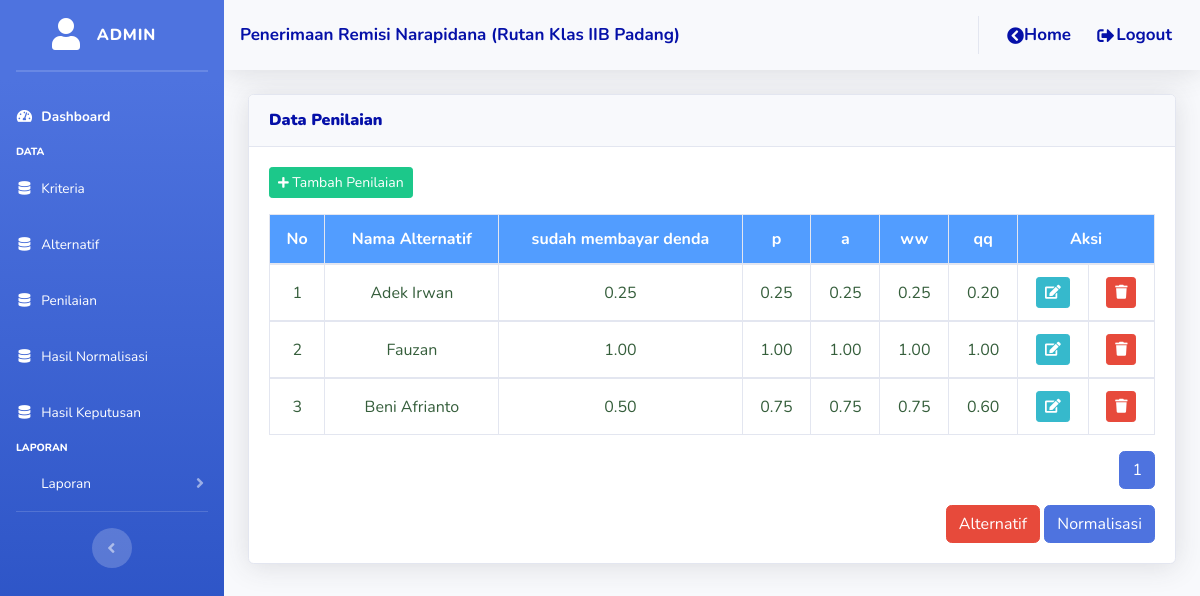
Screenshot of /admin_blok/proses/data_penilaian.php?idp=12 (signed in) with the database file from the repository.
### tables this page shows
CREATE TABLE `tbl_kriteria` (
  `id_kriteria` int(11) NOT NULL,
  `id_periode` int(11) NOT NULL,
  `nama_kriteria` varchar(255) NOT NULL,
  `jenis_kriteria` varchar(255) NOT NULL,
  `bobot` double(4,2) NOT NULL
);

CREATE TABLE `tbl_penilaian` (
  `id_penilaian` int(11) NOT NULL,
  `id_alternatif` varchar(15) NOT NULL,
  `id_subkriteria` int(11) NOT NULL,
  `id_periode` int(11) NOT NULL
);

CREATE TABLE `tbl_alternatif` (
  `id_alternatif` varchar(15) NOT NULL,
  `nama` varchar(255) NOT NULL,
  `tanggal_lahir` date NOT NULL,
  `jenis_kelamin` varchar(15) NOT NULL,
  `jenis_kejahatan` varchar(255) NOT NULL,
  `tanggal_mulai_ditahan` date NOT NULL,
  `lama_pidana` varchar(20) NOT NULL,
  `id_blok` int(11) NOT NULL,
  `id_periode` int(11) NOT NULL
);

CREATE TABLE `tbl_subkriteria` (
  `id_subkriteria` int(11) NOT NULL,
  `id_kriteria` int(11) NOT NULL,
  `ket` varchar(255) NOT NULL,
  `nbobot` double(4,2) NOT NULL
);

### admin_blok/proses/data_penilaian.php (the view, shortened to what this page needs)
<?php
include('style/header.php');
include('style/sidebar.php');
$id_periode = $_GET['idp'];
?>
<div class="container-fluid">
	<div class="card shadow mt-3 mb-3">
		<div class="card-header py-3">
			<h6 class="m-0 font-weight-bold" style="color: #0510a8"><b>Data Penilaian</b></h6>
		</div>
		<div class="card-body">
			<?php
			include("../../config/koneksi.php");
			?>
			<?php
			$itemsPerPage = 10;
			$totalData = mysqli_num_rows(mysqli_query($konek, "SELECT a.* FROM tbl_penilaian a JOIN tbl_alternatif b ON a.id_alternatif = b.id_alternatif WHERE a.id_periode = '$idp' GROUP BY a.id_alternatif"));
			$totalPages = ceil($totalData / $itemsPerPage);
			$currentPage = isset($_GET['page']) ? intval($_GET['page']) : 1;
			$offset = ($currentPage - 1) * $itemsPerPage;
			$sql = mysqli_query($konek, "SELECT * FROM tbl_penilaian a JOIN tbl_alternatif b ON a.id_alternatif = b.id_alternatif WHERE a.id_periode = '$idp' GROUP BY a.id_alternatif LIMIT $offset, $itemsPerPage");
			$no = $offset + 1;
			?>
			<button class="btn btn-sm btn-success mb-3" data-toggle="modal" data-target="#tambah_pelanggan"><i class="fas fa-plus fa-sm"></i> Tambah Penilaian</button>
			<div class="table-responsive">
				<table class="table table-bordered" width="100%">
					<thead>
						<tr style="background-color: #529dff; color: #ffff" align="center">
							<th style="vertical-align: middle;">No</th>
							<th style="vertical-align: middle;">Nama Alternatif</th>
							<?php
							$sqlth = $konek->query("SELECT * FROM tbl_kriteria WHERE id_periode = $id_periode");
							while ($rowth = $sqlth->fetch_array()) {
							?>
								<th style="vertical-align: middle;"><?= $rowth['nama_kriteria']; ?></th>
							<?php
							}
							?>
							<th colspan="2" style="vertical-align: middle;">Aksi</th>
						</tr>
					</thead>
					<?php
					while ($data = mysqli_fetch_assoc($sql)) {
						$idalt = $data['id_alternatif'];
						$nmalt = $data['nama'];
					?>
						<tbody>
							<tr align="center" style="color: #355E3B">
								<td style="vertical-align: middle;"><?= $no; ?></td>
								<td style="vertical-align: middle;"><?= $nmalt; ?></td>
								<?php
								$query2 = $konek->query("SELECT * FROM tbl_penilaian a JOIN tbl_subkriteria b ON a.id_subkriteria = b.id_subkriteria WHERE a.id_alternatif = '$idalt' AND a.id_periode = '$idp'");
								while ($rowq2 = $query2->fetch_array()) {
								?>
									<td style="vertical-align: middle;">
										<?= $rowq2['nbobot']; ?></td>
								<?php
								}
								?>
								<td style="vertical-align: middle;">
									<a href="edit_penilaian.php?id=<?php echo $data['id_alternatif']; ?>&idp=<?php echo $idp; ?>&page=<?php echo $currentPage; ?>"><i class="btn btn-info btn-sm"><span class="fas fa-edit"></span></i></a>
								</td>
								<td style="vertical-align: middle;">
									<a href="hapus_penilaian.php?id=<?php echo $data['id_alternatif']; ?>&idp=<?php echo $idp; ?>&page=<?php echo $currentPage; ?>"><i class="btn btn-danger btn-sm" onclick="return confirm('Apakah Data Penilaian Alternatif ini akan dihapus?')"><span class="fas fa-trash"></span></i></a>
								</td>
							</tr>
						</tbody>
					<?php
						$no++;
					}
					?>
				</table>
			</div>
			<nav aria-label="Pagination">
				<ul class="pagination justify-content-end">
					<?php
					for ($page = 1; $page <= $totalPages; $page++) {
						echo '<li class="page-item ' . ($page === $currentPage ? 'active' : '') . '">
                                <a class="page-link" href="?idp=' . $idp . '&page=' . $page . '">' . $page . '</a>
                            </li>';
					}
					?>
				</ul>
			</nav>
			<div align="right">
				<a href="data_alternatif.php?&idp=<?php echo $idp; ?>" class="btn btn-danger">Alternatif</a>
				<a href="data_normalisasi.php?&idp=<?php echo $idp; ?>" class="btn btn-primary">Normalisasi</a>
			</div>
		</div>
	</div>
</div>
</div>
<?php
include('style/footer.php');
?>

### rows the page displays
tbl_kriteria: nama_kriteria "sudah membayar denda"
tbl_kriteria: nama_kriteria "p"
tbl_kriteria: nama_kriteria "a"
tbl_kriteria: nama_kriteria "ww"
tbl_kriteria: nama_kriteria "qq"
tbl_penilaian: id_alternatif.nama "Adek Irwan", id_subkriteria.nbobot "0.25"
tbl_penilaian: id_subkriteria.nbobot "0.25"
tbl_penilaian: id_subkriteria.nbobot "0.25"
tbl_penilaian: id_subkriteria.nbobot "0.25"
tbl_penilaian: id_subkriteria.nbobot "0.20"
tbl_penilaian: id_alternatif.nama "Fauzan", id_subkriteria.nbobot "1.00"
tbl_penilaian: id_subkriteria.nbobot "1.00"
tbl_penilaian: id_subkriteria.nbobot "1.00"
tbl_penilaian: id_subkriteria.nbobot "1.00"
tbl_penilaian: id_subkriteria.nbobot "1.00"
tbl_penilaian: id_alternatif.nama "Beni Afrianto", id_subkriteria.nbobot "0.50"
tbl_penilaian: id_subkriteria.nbobot "0.75"
tbl_penilaian: id_subkriteria.nbobot "0.75"
tbl_penilaian: id_subkriteria.nbobot "0.75"
tbl_penilaian: id_subkriteria.nbobot "0.60"

### other values shown
$_SESSION['username'] "ADMIN"
